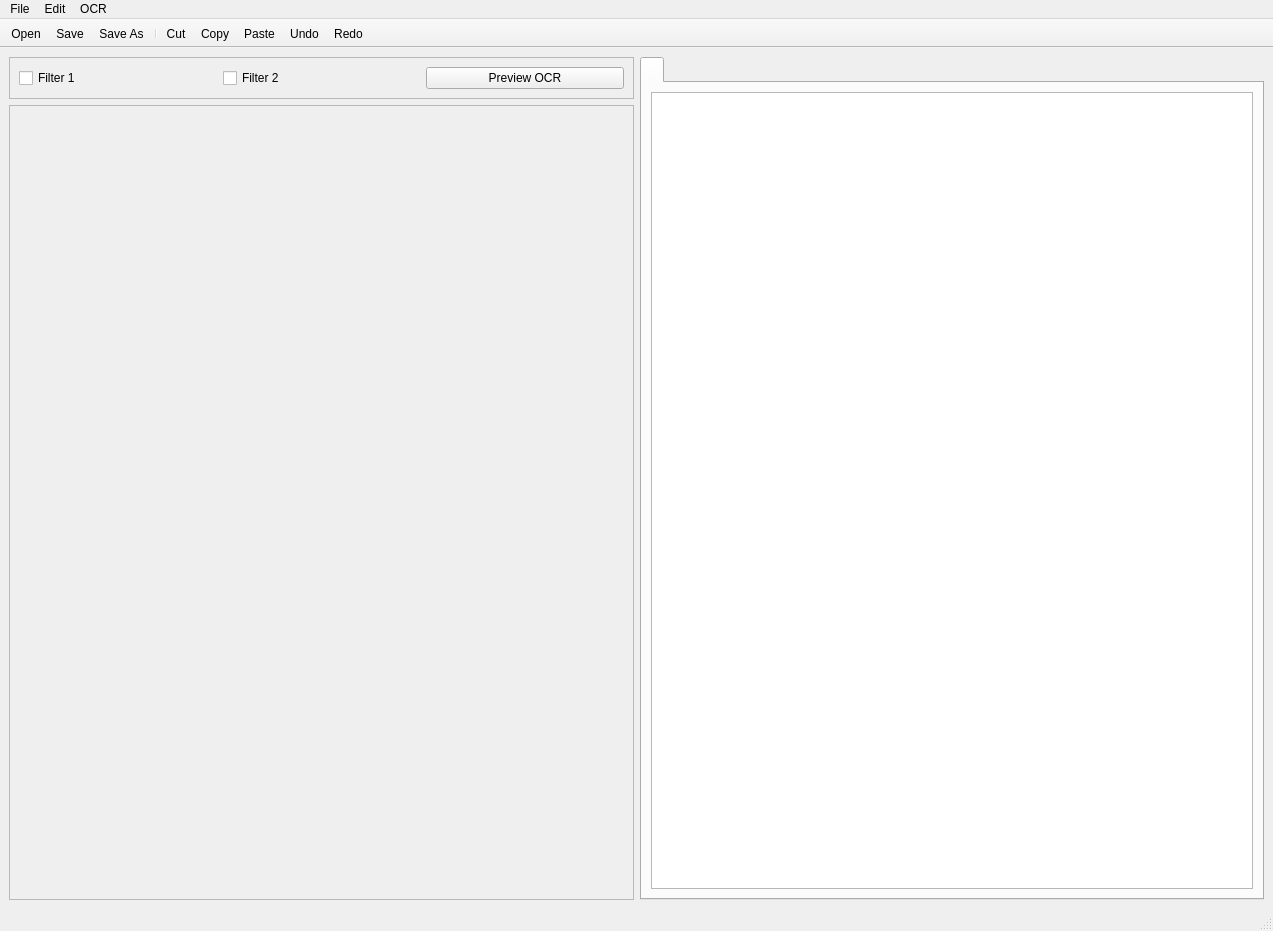
<?xml version="1.0" encoding="UTF-8"?>
<ui version="4.0">
 <class>MainWindowOCR</class>
 <widget class="QMainWindow" name="MainWindowOCR">
  <property name="geometry">
   <rect>
    <x>0</x>
    <y>0</y>
    <width>1273</width>
    <height>931</height>
   </rect>
  </property>
  <property name="sizePolicy">
   <sizepolicy hsizetype="MinimumExpanding" vsizetype="MinimumExpanding">
    <horstretch>0</horstretch>
    <verstretch>0</verstretch>
   </sizepolicy>
  </property>
  <property name="windowTitle">
   <string>MainWindow</string>
  </property>
  <widget class="QWidget" name="centralwidget">
   <layout class="QGridLayout" name="gridLayout">
    <item row="1" column="0">
     <widget class="QScrollArea" name="scrollArea">
      <property name="sizePolicy">
       <sizepolicy hsizetype="MinimumExpanding" vsizetype="MinimumExpanding">
        <horstretch>0</horstretch>
        <verstretch>0</verstretch>
       </sizepolicy>
      </property>
      <property name="minimumSize">
       <size>
        <width>425</width>
        <height>550</height>
       </size>
      </property>
      <property name="widgetResizable">
       <bool>true</bool>
      </property>
      <widget class="QWidget" name="scrollAreaWidgetContents">
       <property name="geometry">
        <rect>
         <x>0</x>
         <y>0</y>
         <width>606</width>
         <height>770</height>
        </rect>
       </property>
       <property name="sizePolicy">
        <sizepolicy hsizetype="Fixed" vsizetype="Fixed">
         <horstretch>0</horstretch>
         <verstretch>0</verstretch>
        </sizepolicy>
       </property>
       <property name="minimumSize">
        <size>
         <width>595</width>
         <height>770</height>
        </size>
       </property>
       <layout class="QVBoxLayout" name="verticalLayout">
        <item>
         <widget class="QLabel" name="label_Image">
          <property name="sizePolicy">
           <sizepolicy hsizetype="Fixed" vsizetype="Fixed">
            <horstretch>0</horstretch>
            <verstretch>0</verstretch>
           </sizepolicy>
          </property>
          <property name="minimumSize">
           <size>
            <width>595</width>
            <height>770</height>
           </size>
          </property>
          <property name="maximumSize">
           <size>
            <width>595</width>
            <height>770</height>
           </size>
          </property>
          <property name="text">
           <string/>
          </property>
          <property name="pixmap">
           <pixmap resource="textbox.qrc">:/newPrefix/mfmc logo 2015.jpg</pixmap>
          </property>
          <property name="scaledContents">
           <bool>true</bool>
          </property>
         </widget>
        </item>
       </layout>
      </widget>
     </widget>
    </item>
    <item row="0" column="0">
     <widget class="QFrame" name="frame_checks">
      <property name="sizePolicy">
       <sizepolicy hsizetype="Preferred" vsizetype="Fixed">
        <horstretch>0</horstretch>
        <verstretch>0</verstretch>
       </sizepolicy>
      </property>
      <property name="minimumSize">
       <size>
        <width>0</width>
        <height>37</height>
       </size>
      </property>
      <property name="frameShape">
       <enum>QFrame::StyledPanel</enum>
      </property>
      <property name="frameShadow">
       <enum>QFrame::Plain</enum>
      </property>
      <layout class="QHBoxLayout" name="horizontalLayout">
       <item>
        <widget class="QCheckBox" name="checkBox_Filt1">
         <property name="text">
          <string>Filter 1</string>
         </property>
        </widget>
       </item>
       <item>
        <widget class="QCheckBox" name="checkBox_Filt2">
         <property name="text">
          <string>Filter 2</string>
         </property>
        </widget>
       </item>
       <item>
        <widget class="QPushButton" name="pushButton_OCR">
         <property name="text">
          <string>Preview OCR</string>
         </property>
         <property name="icon">
          <iconset resource="textbox.qrc">
           <normaloff>:/newPrefix/icons/preview.png</normaloff>:/newPrefix/icons/preview.png</iconset>
         </property>
         <property name="autoRepeat">
          <bool>false</bool>
         </property>
         <property name="autoRepeatDelay">
          <number>300</number>
         </property>
        </widget>
       </item>
      </layout>
     </widget>
    </item>
    <item row="0" column="1" rowspan="2">
     <widget class="QTabWidget" name="tabWidget">
      <property name="sizePolicy">
       <sizepolicy hsizetype="MinimumExpanding" vsizetype="MinimumExpanding">
        <horstretch>0</horstretch>
        <verstretch>0</verstretch>
       </sizepolicy>
      </property>
      <property name="minimumSize">
       <size>
        <width>425</width>
        <height>550</height>
       </size>
      </property>
      <widget class="QWidget" name="tabWidgetPage1" native="true">
       <attribute name="title">
        <string/>
       </attribute>
       <layout class="QGridLayout" name="gridLayout_2">
        <item row="0" column="0">
         <widget class="QTextEdit" name="textEdit_Main">
          <property name="sizePolicy">
           <sizepolicy hsizetype="MinimumExpanding" vsizetype="Expanding">
            <horstretch>0</horstretch>
            <verstretch>0</verstretch>
           </sizepolicy>
          </property>
          <property name="toolTipDuration">
           <number>0</number>
          </property>
         </widget>
        </item>
       </layout>
      </widget>
     </widget>
    </item>
   </layout>
   <zorder>frame_checks</zorder>
   <zorder>scrollArea</zorder>
   <zorder>tabWidget</zorder>
  </widget>
  <widget class="QMenuBar" name="menubar">
   <property name="geometry">
    <rect>
     <x>0</x>
     <y>0</y>
     <width>1273</width>
     <height>21</height>
    </rect>
   </property>
   <widget class="QMenu" name="menuFile">
    <property name="title">
     <string>File</string>
    </property>
    <addaction name="actionOpen_File"/>
    <addaction name="actionClose"/>
    <addaction name="actionSave_As"/>
    <addaction name="separator"/>
    <addaction name="actionQuit"/>
   </widget>
   <widget class="QMenu" name="menuEdit">
    <property name="title">
     <string>Edit</string>
    </property>
    <addaction name="actionCut"/>
    <addaction name="actionCopy"/>
    <addaction name="actionPaste"/>
    <addaction name="separator"/>
    <addaction name="actionUndo"/>
    <addaction name="actionRedo"/>
   </widget>
   <widget class="QMenu" name="menuOCR">
    <property name="title">
     <string>OCR</string>
    </property>
    <addaction name="actionOCR_Page"/>
   </widget>
   <addaction name="menuFile"/>
   <addaction name="menuEdit"/>
   <addaction name="menuOCR"/>
  </widget>
  <widget class="QStatusBar" name="statusbar"/>
  <widget class="QToolBar" name="toolBar">
   <property name="windowTitle">
    <string>toolBar</string>
   </property>
   <property name="movable">
    <bool>false</bool>
   </property>
   <property name="toolButtonStyle">
    <enum>Qt::ToolButtonTextUnderIcon</enum>
   </property>
   <property name="floatable">
    <bool>false</bool>
   </property>
   <attribute name="toolBarArea">
    <enum>TopToolBarArea</enum>
   </attribute>
   <attribute name="toolBarBreak">
    <bool>false</bool>
   </attribute>
   <addaction name="actionOpen_File"/>
   <addaction name="actionClose"/>
   <addaction name="actionSave_As"/>
   <addaction name="separator"/>
   <addaction name="actionCut"/>
   <addaction name="actionCopy"/>
   <addaction name="actionPaste"/>
   <addaction name="actionUndo"/>
   <addaction name="actionRedo"/>
  </widget>
  <action name="actionOpen_File">
   <property name="icon">
    <iconset resource="textbox.qrc">
     <normaloff>:/newPrefix/icons/folder.png</normaloff>:/newPrefix/icons/folder.png</iconset>
   </property>
   <property name="text">
    <string>Open</string>
   </property>
  </action>
  <action name="actionClose">
   <property name="icon">
    <iconset resource="textbox.qrc">
     <normaloff>:/newPrefix/icons/save.png</normaloff>:/newPrefix/icons/save.png</iconset>
   </property>
   <property name="text">
    <string>Save</string>
   </property>
  </action>
  <action name="actionSave_As">
   <property name="icon">
    <iconset resource="textbox.qrc">
     <normaloff>:/newPrefix/icons/save-1.png</normaloff>:/newPrefix/icons/save-1.png</iconset>
   </property>
   <property name="text">
    <string>Save As</string>
   </property>
  </action>
  <action name="actionQuit">
   <property name="icon">
    <iconset resource="textbox.qrc">
     <normaloff>:/newPrefix/icons/close.png</normaloff>:/newPrefix/icons/close.png</iconset>
   </property>
   <property name="text">
    <string>Quit</string>
   </property>
  </action>
  <action name="actionCut">
   <property name="icon">
    <iconset resource="textbox.qrc">
     <normaloff>:/newPrefix/icons/cut.png</normaloff>:/newPrefix/icons/cut.png</iconset>
   </property>
   <property name="text">
    <string>Cut</string>
   </property>
  </action>
  <action name="actionCopy">
   <property name="icon">
    <iconset resource="textbox.qrc">
     <normaloff>:/newPrefix/icons/copy.png</normaloff>:/newPrefix/icons/copy.png</iconset>
   </property>
   <property name="text">
    <string>Copy</string>
   </property>
  </action>
  <action name="actionPaste">
   <property name="icon">
    <iconset resource="textbox.qrc">
     <normaloff>:/newPrefix/icons/paste.png</normaloff>:/newPrefix/icons/paste.png</iconset>
   </property>
   <property name="text">
    <string>Paste</string>
   </property>
  </action>
  <action name="actionOCR_Page">
   <property name="icon">
    <iconset resource="textbox.qrc">
     <normaloff>:/newPrefix/icons/preview.png</normaloff>:/newPrefix/icons/preview.png</iconset>
   </property>
   <property name="text">
    <string>Preview OCR</string>
   </property>
  </action>
  <action name="actionUndo">
   <property name="icon">
    <iconset resource="textbox.qrc">
     <normaloff>:/newPrefix/icons/undo.png</normaloff>:/newPrefix/icons/undo.png</iconset>
   </property>
   <property name="text">
    <string>Undo</string>
   </property>
  </action>
  <action name="actionRedo">
   <property name="icon">
    <iconset resource="textbox.qrc">
     <normaloff>:/newPrefix/icons/redo.png</normaloff>:/newPrefix/icons/redo.png</iconset>
   </property>
   <property name="text">
    <string>Redo</string>
   </property>
  </action>
 </widget>
 <resources>
  <include location="textbox.qrc"/>
 </resources>
 <connections/>
</ui>
